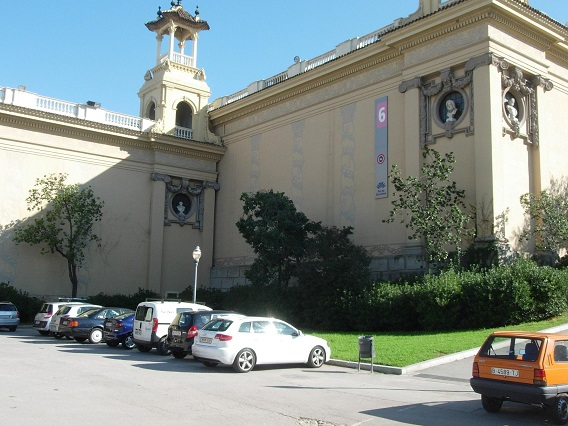
#> input picture PS5/imgs/demo_1.jpg, 568 x 426 px, found by its file name
$ jupyter execute --allow-errors hw5_v3.ipynb   (shell and % lines are left out)
#> lines starting #> are read from the running program, lines starting #| are printed output that depends on the picture
[cell 1]

""" Forces colab to use the correct version of opencv, sets up matlab, imports
"""

import matplotlib
import matplotlib.pyplot as plt
import cv2
import numpy as np
from numpy.linalg import svd as svd
from numpy.linalg import norm as norm
from numpy.linalg import inv as inv
from numpy.linalg import det as det
from numpy.linalg import pinv as pinv
from datetime import datetime

[cell 2]
"""  This loads the images.  You must first upload the images to your colab
session.  Each time you start a new session, you will need to upload them again.
"""
im_left = cv2.imread('demo_1.jpg')
#> im_left is the input picture: shape (426, 568, 3); mean B, G, R 131.9, 136.1, 126.5
print("image shape:", im_left.shape)
#| image shape: (426, 568, 3)
plt.imshow(im_left[:, :, ::-1])
plt.figure()
im_right = cv2.imread('demo_2.jpg')
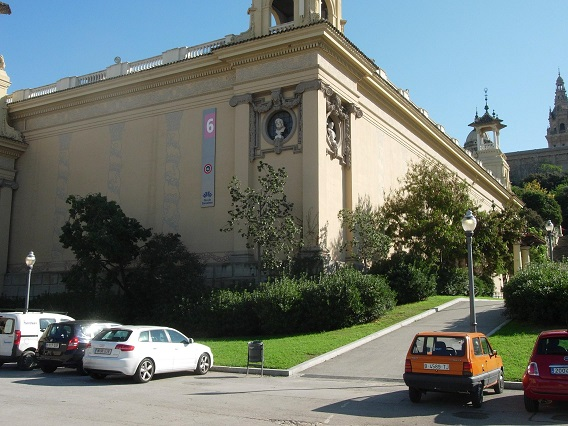
#> input picture PS5/imgs/demo_2.jpg, 568 x 426 px, found by its file name
#> im_right is the input picture: shape (426, 568, 3); mean B, G, R 109.4, 115, 107.1
plt.imshow(im_right[:, :, ::-1])
images = [im_left, im_right]

[cell 3]
""" Detects SIFT features in all of the images
"""
keypoints = []
descriptions = []
for im in images:
  gray= cv2.cvtColor(im,cv2.COLOR_RGB2GRAY)

  sift = cv2.xfeatures2d.SIFT_create()
  kp, des = sift.detectAndCompute(gray,None)

  keypoints.append(kp)
  descriptions.append(des)

  plt.figure(figsize=(6.4*2, 4.8*2))
  out_im = cv2.drawKeypoints(gray,kp, gray, flags=cv2.DRAW_MATCHES_FLAGS_DRAW_RICH_KEYPOINTS)

  plt.imshow(out_im)
#> this loop made 2 passes
#> pass 1, `gray= cv2.cvtColor(im,cv2.COLOR_RGB2GRAY)`:
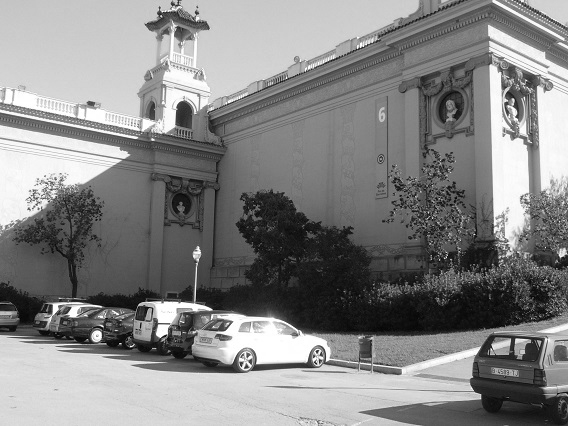
#> gray: shape (426, 568); min 1, max 255, mean 133.8
#> pass 1, `out_im = cv2.drawKeypoints(gray,kp, gray, flags=cv2.DRAW_MATCHES_FLAGS..`:
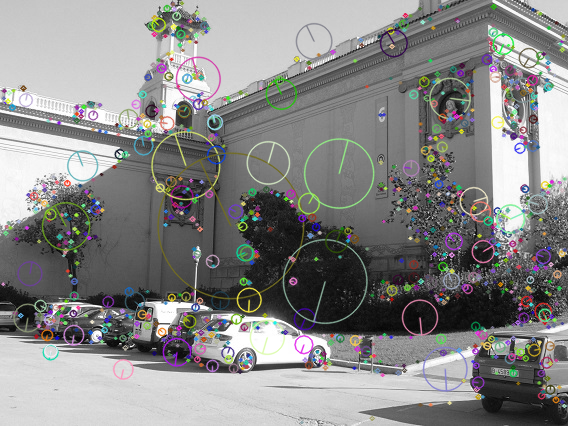
#> out_im: shape (426, 568, 3); mean of channels 0, 1, 2 134.8, 135.5, 135.7; drawn as B, G, R
#> pass 2, `gray= cv2.cvtColor(im,cv2.COLOR_RGB2GRAY)`:
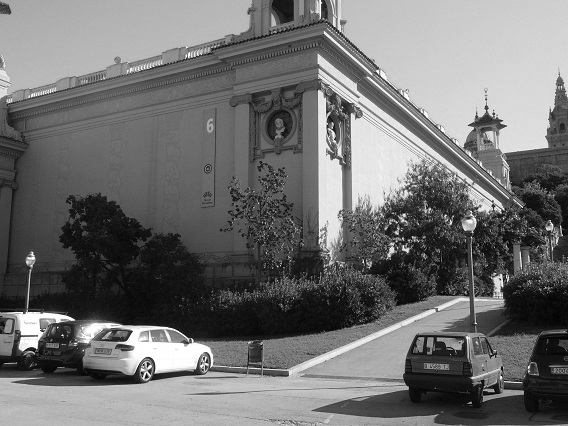
#> gray: shape (426, 568); min 0, max 255, mean 112.4
#> pass 2, `out_im = cv2.drawKeypoints(gray,kp, gray, flags=cv2.DRAW_MATCHES_FLAGS..`:
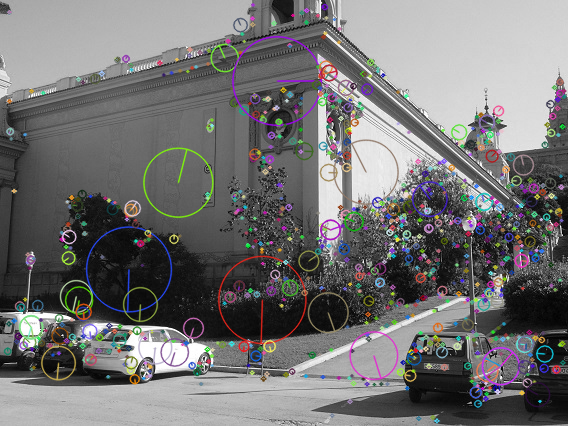
#> out_im: shape (426, 568, 3); mean of channels 0, 1, 2 114.9, 114.6, 115.3; drawn as B, G, R
#> after the loop, descriptions = 2 items; keypoints = 2 items

[cell 4]
""" Matches the detected keypoints between the images
"""

bf = cv2.BFMatcher(crossCheck=True)
matches = bf.match(descriptions[0], descriptions[1])
#> matches = 456 matches

print("num matches", len(matches))
#| num matches 456

matched_image = cv2.drawMatches(images[0][:, :, ::-1], keypoints[0], images[1][:, :, ::-1], keypoints[1], matches[:10], None, flags=2)
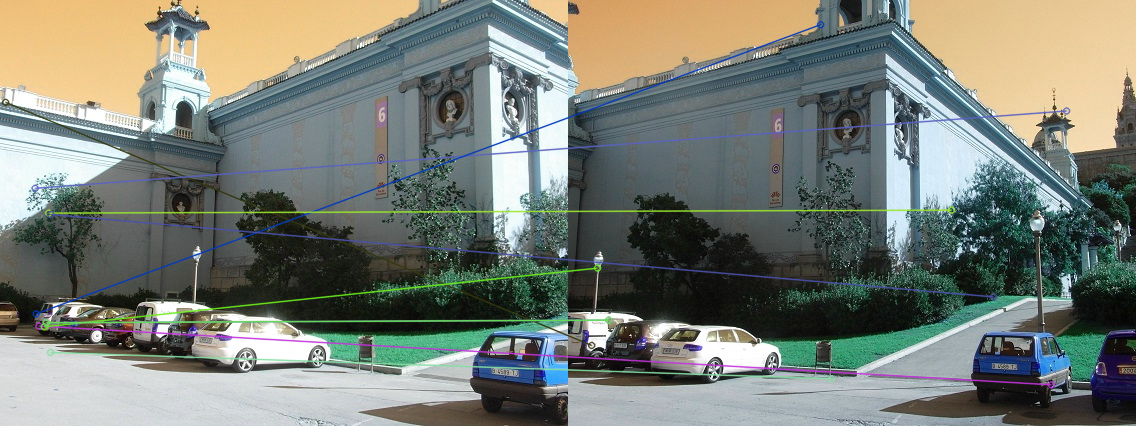
#> matched_image: shape (426, 1136, 3); mean of channels 0, 1, 2 117.5, 126.1, 120.8; drawn as B, G, R
plt.figure(figsize=(6.4*2, 4.8*2))
plt.title("All Matches")
plt.imshow(matched_image)
plt.show()

[cell 5]
""" Compute calibrated coordinates
"""
f=596.4
u0 = 284
v0 = 213

K = np.array([[f, 0, u0],
              [0, f, v0],
              [0, 0, 1]])


uncalibrated_1 = [[keypoints[0][match.queryIdx].pt[0], keypoints[0][match.queryIdx].pt[1], 1] for match in matches]
#> uncalibrated_1 = 456 items, first 6: [5.11, 101.9, 1], [34.62, 187.8, 1], [35.7, 313.4, 1], [38.53, 325.5, 1], [43.87, 326.3, 1], [45.74, 322.2, 1]
uncalibrated_2 = [[keypoints[1][match.trainIdx].pt[0], keypoints[1][match.trainIdx].pt[1], 1] for match in matches]
#> uncalibrated_2 = 456 items, first 6: [23.21, 344.9, 1], [498.1, 110.5, 1], [252.2, 24.2, 1], [482.9, 384.3, 1], [29.06, 267.6, 1], [40.4, 319.6, 1]

uncalibrated_1 = np.array(uncalibrated_1).T
uncalibrated_2 = np.array(uncalibrated_2).T

k_inv = np.linalg.inv(K)

calibrated_1 = np.matmul(k_inv, uncalibrated_1).T
#> calibrated_1 = 456 rows, first 8: [-0.468, -0.186, 1], [-0.418, -0.0423, 1], [-0.416, 0.168, 1], [-0.412, 0.189, 1], [-0.403, 0.19, 1], [-0.399, 0.183, 1], [-0.399, 0.183, 1], [-0.395, -0.000634, 1]
calibrated_2 = np.matmul(k_inv, uncalibrated_2).T
#> calibrated_2 = 456 rows, first 8: [-0.437, 0.221, 1], [0.359, -0.172, 1], [-0.0533, -0.317, 1], [0.333, 0.287, 1], [-0.427, 0.0916, 1], [-0.408, 0.179, 1], [-0.408, 0.179, 1], [0.166, -0.00563, 1]

[cell 6]
def least_squares_estimation(X1, X2):
  A = X1[:, 0] * X2.T
  B = X1[:, 1] * X2.T
  C = X1[:, 2] * X2.T

  mat = np.hstack((A.T, B.T, C.T))
  U, S, V = svd(mat)
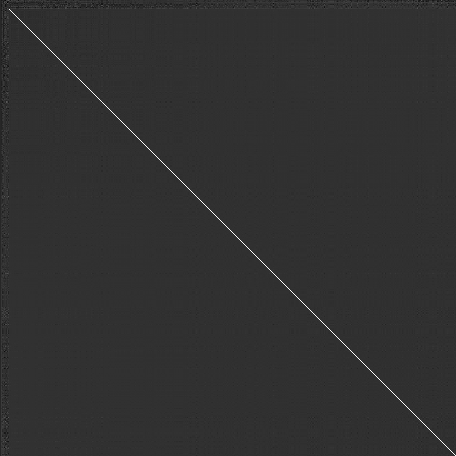
#> U: shape (456, 456) float64; min -0.238, max 0.996, mean -0.000107; drawn with min black and max white
#> S = [21.56, 6.1, 4.86, 4.38, 2.18, 1.23, 0.969, 0.74, 0.59]

  E = (V.T)[:, -1].reshape(3, 3)
#> E = [[-0.0156, -0.424, 0.0301], [0.355, -0.83, 0.0255], [-0.037, 0.0462, 0.0108]]

  U, S, V = svd(E)
#> U = [[0.402, -0.911, -0.0938], [0.914, 0.393, 0.102], [-0.0561, -0.127, 0.99]]; S = [0.986, 0.168, 0.0106]; V = [[0.325, -0.945, 0.0353], [0.941, 0.319, -0.112], [0.0943, 0.0695, 0.993]]
  d = np.diag([1, 1, 0])
  E = (U @ d @ V).T
#> E = [[-0.727, 0.667, -0.138], [-0.671, -0.738, 0.0125], [0.116, -0.0116, 0.0122]]

  return E

E_least = least_squares_estimation(calibrated_1, calibrated_2)
#> E_least has the same summary as E in least_squares_estimation
print("E least")
print(np.around(E_least, 2))
#| [[-0.73  0.67 -0.14]
#|  [-0.67 -0.74  0.01]
#|  [ 0.12 -0.01  0.01]]

[cell 7]
def ransac_estimator(X1, X2):
  num_iterations = 20000
  sample_size = 8

  eps = 10**-4

  best_num_inliers = -1
  best_inliers = None
  best_E = None

  for iter in range(num_iterations):
    permuted_indices = np.random.permutation(np.arange(X1.shape[0] - 1))
    sample_indices = permuted_indices[:sample_size]
    test_indices = permuted_indices[sample_size:]

    inlier_arr = []

    # Step 1: Sample and Test Coordinates
    x1_sample = X1[sample_indices]
    x2_sample = X2[sample_indices]

    x1_test = X1[test_indices].T
    x2_test = X2[test_indices].T

    # Step 2: Generate E matrix
    E = least_squares_estimation(x1_sample, x2_sample)

    # Step 3: Determine if test coordinates are inliers
    residual_arr = []

    test_ix_arr = list(range(len(test_indices)))
    #print(test_ix_arr)

    E_X1 = E @ x1_test[:, test_ix_arr]
    print(x2_test.shape, x1_test.shape, E.shape, x2_test[:, test_ix_arr].T.shape)
    residual_num = (x2_test[:, test_ix_arr].T @ E).T @ x1_test[:, test_ix_arr].T
    residual_den = norm(E_X1[:2])
    residual_arr.append(residual_num**2 / residual_den)

    E_X2 = E.T @ x2_test[:, test_ix_arr]
    residual_num = (x1_test[:, test_ix_arr].T @ E.T) @ x2_test[:, test_ix_arr]
    residual_den = norm(E_X2[:2])
    residual_arr.append(residual_num**2 / residual_den)

    print(residual_arr)
    #inlier_arr.append(np.where(sum(residual_arr) < eps))
    #inliers = np.array(inlier_arr).T

    if inliers.shape[0] > best_num_inliers:
      best_num_inliers = inliers.shape[0]
      best_E = E
      best_inliers = inliers

    if (iter + 1) % 1000 == 0:
      now = datetime.now()
      current_time = now.strftime("%H:%M:%S")
      print(str(iter+1) + " / " + str(num_iterations) + "   " + str(current_time))
#> this loop made 1 pass
#> (printed output is left out)
#> pass 1, in ransac_estimator, `residual_num = (x1_test[:, test_ix_arr].T @ E.T) @ x2_test[:, test_ix_..`:
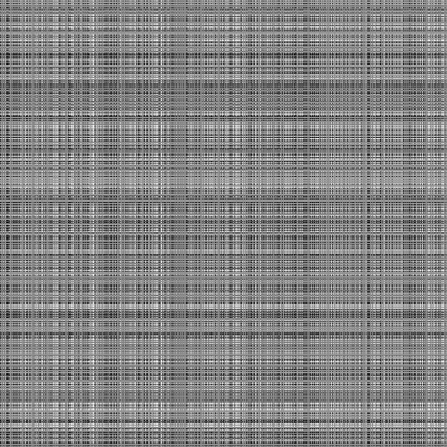
#> residual_num: shape (447, 447) float64; min -0.49, max 0.38, mean -0.0395; drawn with min black and max white
#> after the loop, best_num_inliers = -1


  return best_E, best_inliers

#> (the rest of this cell did not finish here and is left out)
